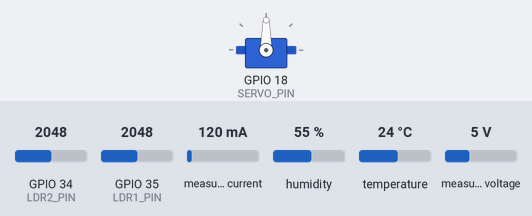
Bench run of a sketch on a simulated ESP32. Shown: servo. Inputs (shaded band) come from the test bench; at power-on: GPIO 34 (LDR2_PIN) = 2048, GPIO 35 (LDR1_PIN) = 2048, measured current 120 mA, humidity 55 %, temperature 24 °C, measured voltage 5 V. WiFi joins after 1.5 s; servers stay silent unless stated; uploads are accepted with an empty reply; the local clock reads 2024-03-15 10:24:30 at power-on unless the sketch sets it; what the sketch prints to the serial monitor is not drawn.

Above: at 3.0 s.
3.1 s: GPIO 34 (LDR2_PIN) set to 2115
At 3.68 s:
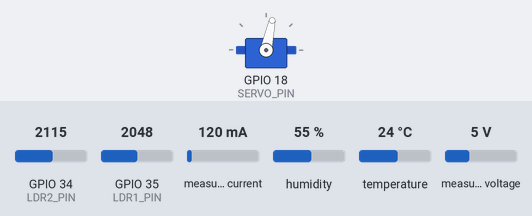
6.6 s: GPIO 35 (LDR1_PIN) set to 2095
At 6.6 s:
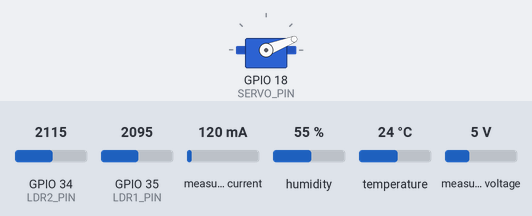
8.4 s: GPIO 34 (LDR2_PIN) set to 2866
At 9.8 s:
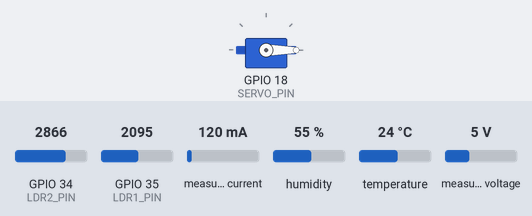
11.9 s: GPIO 35 (LDR1_PIN) set to 2833
13.4 s: GPIO 35 (LDR1_PIN) set to 2934
At 15.4 s:
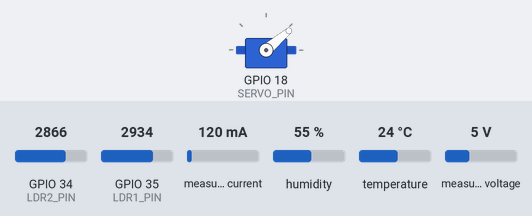
20.3 s: GPIO 35 (LDR1_PIN) set to 2866
At 20.3 s:
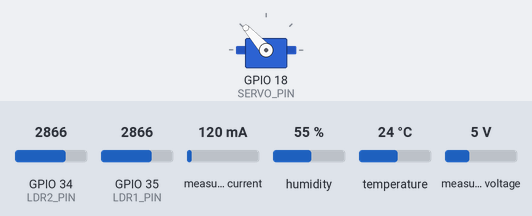
Timing chart, 0 to 22.8 s (numbered marks = the images above; inputs shaded):
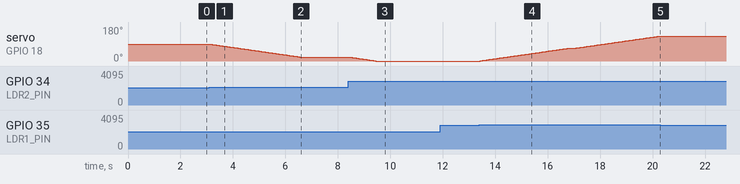

The sketch:

pv_sensor_tracker_tests.ino
```cpp
// ---------- BLYNK ----------
#define BLYNK_TEMPLATE_ID "TMPL2DJ1fkmgv"
#define BLYNK_TEMPLATE_NAME "AI Based PV Tracker"
#define BLYNK_AUTH_TOKEN "nSy-ERVR0S3TiyRfCni6Ls1AawSie16s"

#include <WiFi.h>
#include <HTTPClient.h>
#include <BlynkSimpleEsp32.h>
#include <ESP32Servo.h>
#include <Wire.h>
#include <Adafruit_INA219.h>
#include <DHT.h>
#include "time.h"

// ---------- WIFI ----------
char ssid[] = "Blessed";
char pass[] = "self.wifii";

// ---------- Google Sheets ----------
String GOOGLE_SCRIPT_ID = "AKfycbyTqApDZeDbCJouGWEE0G5KcotyoMO7vjyHDGXdDGJF9jWbKqw4Auzf4HG2E0mh9XYVQQ";

// ---------- Pins ----------
const int LDR1_PIN = 35;
const int LDR2_PIN = 34;
const int SERVO_PIN = 18;
#define DHTPIN 4
#define DHTTYPE DHT11

// ---------- Objects ----------
Servo panelServo;
Adafruit_INA219 ina219;
DHT dht(DHTPIN, DHTTYPE);

// ---------- Variables ----------
int LDR1_value = 0, LDR2_value = 0;
int currentAngle = 90;
int balancedAngle = 90;
const int tolerance = 20;
const int stepSize = 1;
const int minAngle = 0;
const int maxAngle = 180;

float panelVoltage = 0, panelCurrent = 0, panelPower = 0;
float temperature = 0, humidity = 0;

// ---------- NTP ----------
const char* ntpServer = "pool.ntp.org";
const long gmtOffset_sec = 3600;   // +1 hr for Nigeria
const int daylightOffset_sec = 0;

// ---------- Timers ----------
BlynkTimer timer;

// ---------- Blynk Virtual Pins ----------
#define VPIN_VOLTAGE V0
#define VPIN_CURRENT V1
#define VPIN_POWER V2
#define VPIN_TEMPERATURE V3
#define VPIN_HUMIDITY V4
#define VPIN_SERVO_ANGLE V5
#define VPIN_LDR1 V6
#define VPIN_LDR2 V7
#define VPIN_STATUS V8

// =================================================
// FUNCTIONS
// =================================================
String getDateHour() {
  struct tm timeinfo;
  if (!getLocalTime(&timeinfo)) {
    return "NA,NA";
  }
  char dateStr[11];
  char hourStr[6];
  strftime(dateStr, sizeof(dateStr), "%Y-%m-%d", &timeinfo);
  strftime(hourStr, sizeof(hourStr), "%H:%M", &timeinfo);
  return String(dateStr) + "," + String(hourStr);
}

void uploadToGoogleSheets(String dateHour) {
  if (WiFi.status() == WL_CONNECTED) {
    HTTPClient http;
    String url = "https://script.google.com/macros/s/" + GOOGLE_SCRIPT_ID + "/exec?";
    url += "date=" + dateHour.substring(0, 10);
    url += "&hour=" + dateHour.substring(11);
    url += "&angle=" + String(currentAngle);
    url += "&voltage=" + String(panelVoltage, 2);
    url += "&temperature=" + String(temperature, 1);
    url += "&humidity=" + String(humidity, 1);
    url += "&current=" + String(panelCurrent, 3);
    url += "&power=" + String(panelPower, 2);

    http.begin(url.c_str());
    http.setTimeout(10000);
    int httpCode = http.GET();
    Serial.println("Google Sheets HTTP: " + String(httpCode));
    http.end();
  }
}

void measureSensors() {
  // Read INA219
  panelVoltage = ina219.getBusVoltage_V();
  panelCurrent = ina219.getCurrent_mA() / 1000.0;
  panelPower = panelVoltage * panelCurrent;

  // Read DHT
  temperature = dht.readTemperature();
  humidity = dht.readHumidity();

  // Handle sensor errors
  if (isnan(temperature)) temperature = -999;
  if (isnan(humidity)) humidity = -999;

  // Read LDRs
  LDR1_value = analogRead(LDR1_PIN);
  LDR2_value = analogRead(LDR2_PIN);
}

void uploadToBlynk() {
  if (Blynk.connected()) {
    Blynk.virtualWrite(VPIN_SERVO_ANGLE, currentAngle);
    Blynk.virtualWrite(VPIN_VOLTAGE, panelVoltage);
    Blynk.virtualWrite(VPIN_CURRENT, panelCurrent);
    Blynk.virtualWrite(VPIN_POWER, panelPower);
    Blynk.virtualWrite(VPIN_TEMPERATURE, temperature);
    Blynk.virtualWrite(VPIN_HUMIDITY, humidity);
    Blynk.virtualWrite(VPIN_LDR1, LDR1_value);
    Blynk.virtualWrite(VPIN_LDR2, LDR2_value);
    Blynk.virtualWrite(VPIN_STATUS, 1); // System online

    Serial.println("Data sent to Blynk");
  } else {
    Serial.println("Blynk not connected - skipping update");
  }
}

void sendData() {
  Serial.println("=== Sending Data ===");
  measureSensors();

  // Print sensor readings
  Serial.printf("LDR1: %d, LDR2: %d, Angle: %d°\n", LDR1_value, LDR2_value, currentAngle);
  Serial.printf("Voltage: %.2fV, Current: %.3fA, Power: %.2fW\n", panelVoltage, panelCurrent, panelPower);
  Serial.printf("Temp: %.1f°C, Humidity: %.1f%%\n", temperature, humidity);

  String dateHour = getDateHour();
  uploadToGoogleSheets(dateHour);
  uploadToBlynk();
  Serial.println("=== Data Sent ===\n");
}

void checkBlynkConnection() {
  if (!Blynk.connected()) {
    Serial.println("Blynk disconnected - attempting to reconnect");
    Blynk.connect(5000);
  }
}

// Blynk connection events
BLYNK_CONNECTED() {
  Serial.println("✅ Blynk Connected Successfully!");
  // Sync all data when connected
  uploadToBlynk();
}

BLYNK_DISCONNECTED() {
  Serial.println("❌ Blynk Disconnected");
}

// =================================================
// SETUP
// =================================================
void setup() {
  Serial.begin(115200);
  Serial.println("\n=== Solar Tracker Starting ===\n");

  // Initialize I2C
  Wire.begin(21, 22);

  // Initialize sensors
  if (!ina219.begin()) {
    Serial.println("Failed to find INA219 chip!");
  } else {
    Serial.println("INA219 initialized");
  }

  dht.begin();
  Serial.println("DHT initialized");

  // Initialize servo
  panelServo.attach(SERVO_PIN);
  panelServo.write(currentAngle);
  Serial.println("Servo initialized");

  // Connect to WiFi
  Serial.print("Connecting to WiFi");
  WiFi.begin(ssid, pass);
  unsigned long start = millis();
  while (WiFi.status() != WL_CONNECTED && millis() - start < 20000) {
    delay(500);
    Serial.print(".");
  }

  if (WiFi.status() == WL_CONNECTED) {
    Serial.println("\n✅ WiFi Connected! IP: " + WiFi.localIP().toString());
  } else {
    Serial.println("\n❌ WiFi Failed!");
  }

  // Initialize NTP
  configTime(gmtOffset_sec, daylightOffset_sec, ntpServer);
  Serial.println("NTP initialized");

  // Initialize Blynk
  Blynk.config(BLYNK_AUTH_TOKEN);
  Blynk.connect(10000); // 10 second timeout

  // Setup timers
  timer.setInterval(5000L, sendData);           // Send data every 5 seconds
  timer.setInterval(60000L, checkBlynkConnection); // Check connection every minute

  Serial.println("\n=== System Ready ===\n");
}

// =================================================
// LOOP
// =================================================
void loop() {
  // --- Run Blynk and timers first ---
  Blynk.run();
  timer.run();

  // --- Continuous real-time tracking ---
  LDR1_value = analogRead(LDR1_PIN);
  LDR2_value = analogRead(LDR2_PIN);

  int diff = LDR1_value - LDR2_value;

  if (abs(diff) > tolerance) {
    if (diff > 0 && currentAngle < maxAngle) {
      currentAngle += stepSize;
    } else if (diff < 0 && currentAngle > minAngle) {
      currentAngle -= stepSize;
    }
    panelServo.write(currentAngle);
    delay(50);  // Smooth motion
  } else {
    balancedAngle = currentAngle; // store balanced angle
    delay(100); // brief pause when balanced
  }
}
```

Measured:
- the behaviour switches between 2068 and 2069 on GPIO 34 (LDR2_PIN) (found by bisection; images 0 and 1)
- the behaviour switches between 2094 and 2095 on GPIO 35 (LDR1_PIN) (found by bisection; images 1 and 2)
- the behaviour switches between 2886 and 2887 on GPIO 35 (LDR1_PIN) (found by bisection; images 3 and 4)
- after the input at 3.1 s, servo on GPIO 18 (SERVO_PIN): moves from 90° to 21° over 3.4 s, starting at once
- after the input at 6.6 s, servo on GPIO 18 (SERVO_PIN): stays 21° (without the input it goes to 20° after 0.00 s)
- after the input at 8.4 s, servo on GPIO 18 (SERVO_PIN): moves from 21° to 0° over 1.0 s, starting at once
- after the input at 11.9 s, every drawn part: stays the same
- after the input at 13.4 s, servo on GPIO 18 (SERVO_PIN): moves from 0° to 132° over 6.8 s, starting at once
- after the input at 20.3 s, servo on GPIO 18 (SERVO_PIN): stays 132° (without the input it goes to 133° after 0.02 s)
